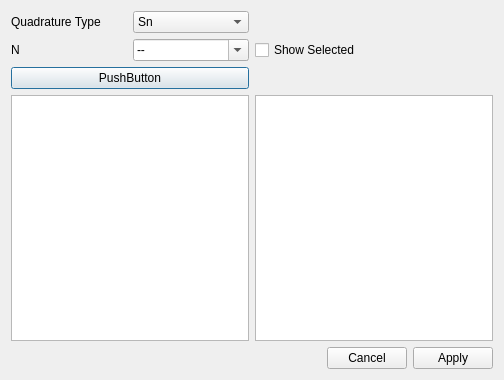
<?xml version="1.0" encoding="UTF-8"?>
<ui version="4.0">
 <class>QuadDialog</class>
 <widget class="QDialog" name="QuadDialog">
  <property name="geometry">
   <rect>
    <x>0</x>
    <y>0</y>
    <width>504</width>
    <height>380</height>
   </rect>
  </property>
  <property name="windowTitle">
   <string>Dialog</string>
  </property>
  <layout class="QGridLayout" name="gridLayout_2">
   <item row="2" column="1">
    <widget class="QListView" name="listView"/>
   </item>
   <item row="0" column="1">
    <layout class="QGridLayout" name="gridLayout">
     <item row="0" column="0">
      <widget class="QCheckBox" name="checkBox">
       <property name="text">
        <string>Show Selected</string>
       </property>
      </widget>
     </item>
    </layout>
   </item>
   <item row="2" column="0">
    <widget class="QGraphicsView" name="graphicsView"/>
   </item>
   <item row="0" column="0">
    <layout class="QVBoxLayout" name="verticalLayout">
     <item>
      <layout class="QHBoxLayout" name="horizontalLayout_2">
       <item>
        <widget class="QLabel" name="label">
         <property name="text">
          <string>Quadrature Type</string>
         </property>
        </widget>
       </item>
       <item>
        <widget class="QComboBox" name="comboBox">
         <item>
          <property name="text">
           <string>Sn</string>
          </property>
         </item>
         <item>
          <property name="text">
           <string>User File</string>
          </property>
         </item>
        </widget>
       </item>
      </layout>
     </item>
     <item>
      <layout class="QHBoxLayout" name="horizontalLayout_3">
       <item>
        <widget class="QLabel" name="label_2">
         <property name="text">
          <string>N</string>
         </property>
        </widget>
       </item>
       <item>
        <widget class="QComboBox" name="comboBox_2">
         <property name="editable">
          <bool>true</bool>
         </property>
         <item>
          <property name="text">
           <string>--</string>
          </property>
         </item>
        </widget>
       </item>
      </layout>
     </item>
     <item>
      <widget class="QPushButton" name="pushButton_3">
       <property name="text">
        <string>PushButton</string>
       </property>
      </widget>
     </item>
    </layout>
   </item>
   <item row="3" column="0" colspan="2">
    <layout class="QHBoxLayout" name="horizontalLayout">
     <item>
      <spacer name="horizontalSpacer">
       <property name="orientation">
        <enum>Qt::Horizontal</enum>
       </property>
       <property name="sizeHint" stdset="0">
        <size>
         <width>40</width>
         <height>20</height>
        </size>
       </property>
      </spacer>
     </item>
     <item>
      <widget class="QPushButton" name="pushButton_2">
       <property name="text">
        <string>Cancel</string>
       </property>
      </widget>
     </item>
     <item>
      <widget class="QPushButton" name="pushButton">
       <property name="text">
        <string>Apply</string>
       </property>
      </widget>
     </item>
    </layout>
   </item>
  </layout>
 </widget>
 <resources/>
 <connections/>
</ui>
